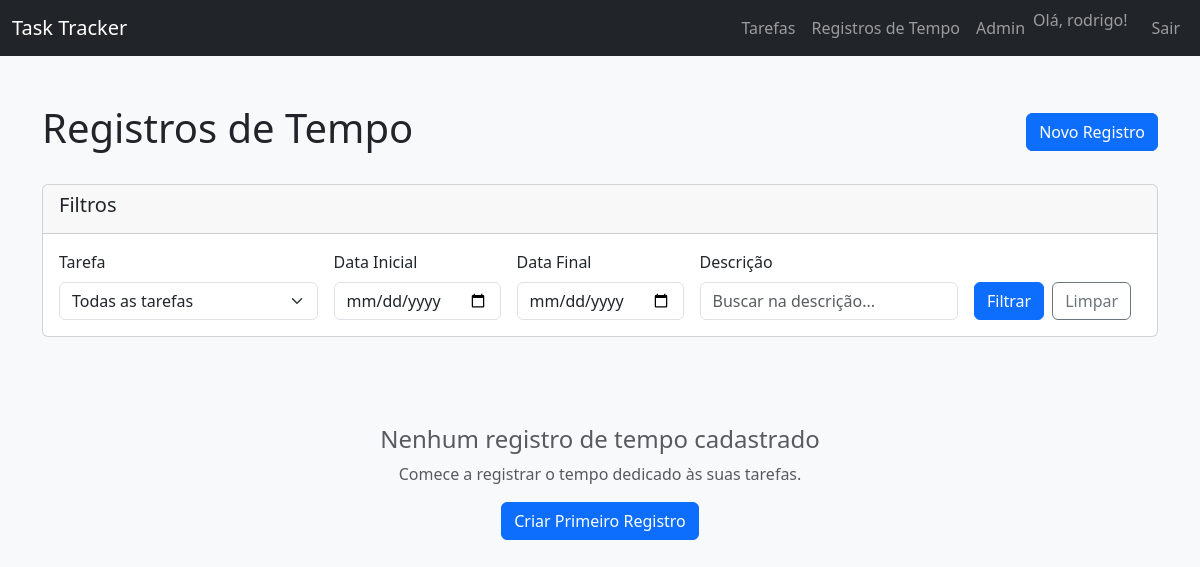
/time-entries/ (signed in), run on an earlier commit of the app's database.
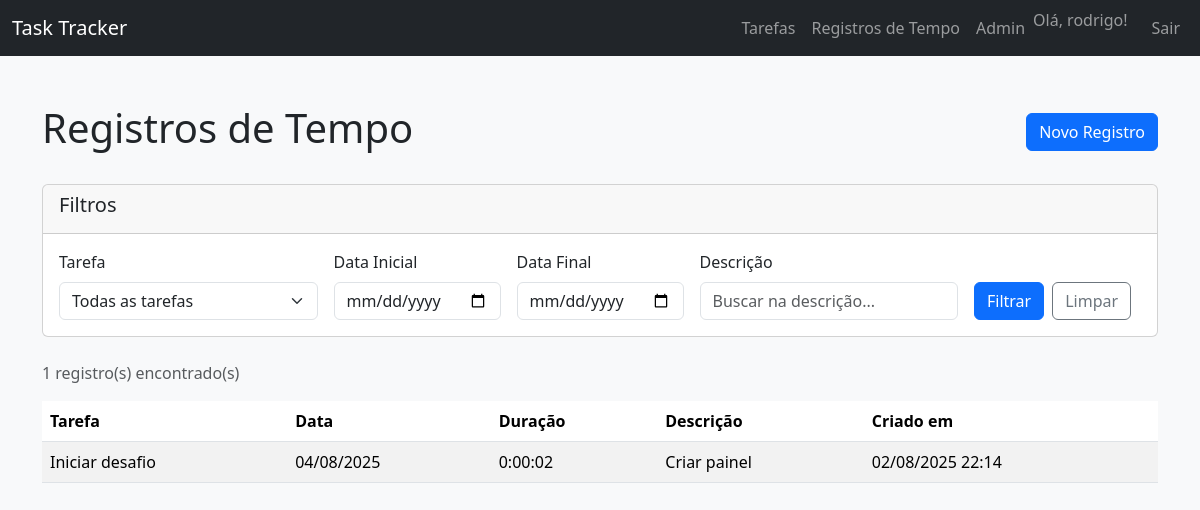
And on a later commit of the database.
### timetracker/models.py (models this page shows, shortened)
class TimeEntry(models.Model):
    task = models.ForeignKey(
        Task,
        on_delete=models.CASCADE,
        related_name='time_entries',
        verbose_name='Tarefa'
    )
    entry_date = models.DateField(
        verbose_name='Data de entrada'
    )
    duration = models.DurationField(
        verbose_name='Duração'
    )
    description = models.TextField(
        blank=True,
        verbose_name='Descrição'
    )
    created_at = models.DateTimeField(
        auto_now_add=True,
        verbose_name='Criado em'
    )
    class Meta:
        ordering = ['-entry_date', '-created_at']
        verbose_name = 'Registro de Tempo'
        verbose_name_plural = 'Registros de Tempo'

class Task(models.Model):
    user = models.ForeignKey(
        User,
        on_delete=models.CASCADE,
        related_name='tasks',
        verbose_name='Usuário'
    )
    created_at = models.DateTimeField(
        auto_now_add=True,
        verbose_name='Criado em'
    )
    description = models.TextField(
        verbose_name='Descrição'
    )
    class Meta:
        ordering = ['-created_at']
        verbose_name = 'Tarefa'
        verbose_name_plural = 'Tarefas'

### timetracker/views.py (the view)
# urls.py: path('time-entries/', list_time_entries, name='list_time_entries'),
@login_required
def list_time_entries(request):
    time_entries = TimeEntry.objects.filter(task__user=request.user).select_related('task', 'task__user')
    task_filter = request.GET.get('task')
    date_from = request.GET.get('date_from')
    date_to = request.GET.get('date_to')
    description_filter = request.GET.get('description')
    if task_filter:
        time_entries = time_entries.filter(task__id=task_filter)
    if date_from:
        time_entries = time_entries.filter(entry_date__gte=date_from)
    if date_to:
        time_entries = time_entries.filter(entry_date__lte=date_to)
    if description_filter:
        time_entries = time_entries.filter(description__icontains=description_filter)
    user_tasks = Task.objects.filter(user=request.user)
    context = {
        'time_entries': time_entries,
        'user_tasks': user_tasks,
        'filters': {
            'task': task_filter,
            'date_from': date_from,
            'date_to': date_to,
            'description': description_filter,
        }
    }
    return render(request, 'timetracker/time_entry_list.html', context)

### timetracker/templates/timetracker/time_entry_list.html (shortened to what this page needs)
{% extends "timetracker/base.html" %}
{% block content %}
<div class="mt-5">
    <div class="d-flex justify-content-between align-items-center mb-4">
        <h1>Registros de Tempo</h1>
        <a href="{% url 'create_time_entry' %}" class="btn btn-primary">
             Novo Registro
        </a>
    </div>
    <div class="card mb-4">
        <div class="card-header">
            <h5>Filtros</h5>
        </div>
        <div class="card-body">
            <form method="get" class="row g-3">
                <div class="col-md-3">
                    <label for="task" class="form-label">Tarefa</label>
                    <select name="task" id="task" class="form-select">
                        <option value="">Todas as tarefas</option>
                    </select>
                </div>
                <div class="col-md-2">
                    <label for="date_from" class="form-label">Data Inicial</label>
                    <input type="date" name="date_from" id="date_from" class="form-control" value="{{ filters.date_from|default:'' }}">
                </div>
                <div class="col-md-2">
                    <label for="date_to" class="form-label">Data Final</label>
                    <input type="date" name="date_to" id="date_to" class="form-control" value="{{ filters.date_to|default:'' }}">
                </div>
                <div class="col-md-3">
                    <label for="description" class="form-label">Descrição</label>
                    <input type="text" name="description" id="description" class="form-control" placeholder="Buscar na descrição..." value="{{ filters.description|default:'' }}">
                </div>
                <div class="col-md-2 d-flex align-items-end">
                    <button type="submit" class="btn btn-primary me-2">Filtrar</button>
                    <a href="{% url 'list_time_entries' %}" class="btn btn-outline-secondary">Limpar</a>
                </div>
            </form>
        </div>
    </div>
    {% if time_entries %}
        <div class="row">
            <div class="col-12">
                <p class="text-muted">{{ time_entries|length }} registro(s) encontrado(s)</p>
            </div>
        </div>
        <div class="table-responsive">
            <table class="table table-striped">
                <thead>
                    <tr>
                        <th>Tarefa</th>
                        <th>Data</th>
                        <th>Duração</th>
                        <th>Descrição</th>
                        <th>Criado em</th>
                    </tr>
                </thead>
                <tbody>
                    {% for entry in time_entries %}
                        <tr>
                            <td>{{ entry.task.description|truncatechars:40 }}</td>
                            <td>{{ entry.entry_date|date:"d/m/Y" }}</td>
                            <td>{{ entry.duration }}</td>
                            <td>{{ entry.description|default:"—"|truncatechars:50 }}</td>
                            <td>{{ entry.created_at|date:"d/m/Y H:i" }}</td>
                        </tr>
                    {% endfor %}
                </tbody>
            </table>
        </div>
    {% else %}
        {% if filters.task or filters.date_from or filters.date_to or filters.description %}
            <div class="alert alert-info">
                <i class="bi bi-info-circle"></i>
                Nenhum registro de tempo encontrado com os filtros aplicados.
            </div>
        {% else %}
            <div class="text-center py-5">
                <h4 class="mt-3 text-muted">Nenhum registro de tempo cadastrado</h4>
                <p class="text-muted">Comece a registrar o tempo dedicado às suas tarefas.</p>
                <a href="{% url 'create_time_entry' %}" class="btn btn-primary">
                     Criar Primeiro Registro
                </a>
            </div>
        {% endif %}
    {% endif %}
</div>
{% endblock %}

What changed in the data, as far as the page shows it:
added TimeEntry: task.description "Iniciar desafio", entry_date "04/08/2025", duration "0:00:02", description "Criar painel", created_at "02/08/2025 22:14"
Also different on the page:
{{ time_entries|length }}: (not shown) → "1"
text no longer shown: "Nenhum registro de tempo cadastrado Comece a registrar o tempo dedicado às suas tarefas. Criar Primeiro Registro"
text now shown: "registro(s) encontrado(s) Tarefa Data Duração Descrição Criado em"
